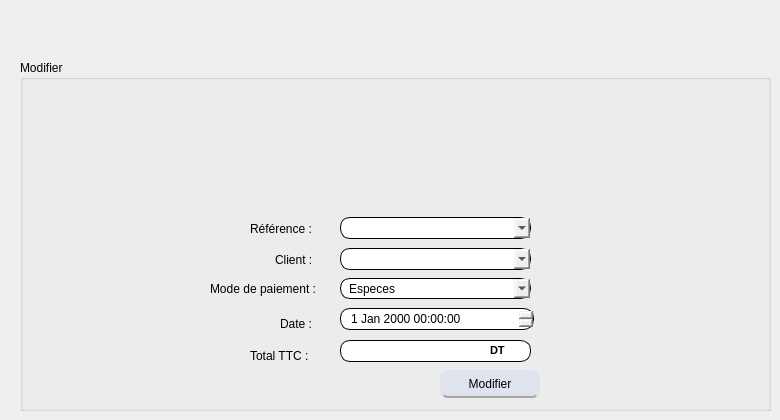
      <widget class="QWidget" name="tab_3">
       <attribute name="title">
        <string>Modifier les factures</string>
       </attribute>
       <widget class="QGroupBox" name="groupBox_5">
        <property name="geometry">
         <rect>
          <x>20</x>
          <y>60</y>
          <width>751</width>
          <height>351</height>
         </rect>
        </property>
        <property name="title">
         <string>Modifier</string>
        </property>
        <widget class="QLineEdit" name="modif_ttc_f">
         <property name="geometry">
          <rect>
           <x>320</x>
           <y>280</y>
           <width>191</width>
           <height>22</height>
          </rect>
         </property>
         <property name="styleSheet">
          <string notr="true">QLineEdit
{
 border-width: 1px;
border-style: solid;
border-color: black;
  border-radius: 10px;
padding:0 8;
}</string>
         </property>
        </widget>
        <widget class="QLabel" name="label_6">
         <property name="geometry">
          <rect>
           <x>230</x>
           <y>153</y>
           <width>71</width>
           <height>31</height>
          </rect>
         </property>
         <property name="text">
          <string>Référence :</string>
         </property>
        </widget>
        <widget class="QLabel" name="label_7">
         <property name="geometry">
          <rect>
           <x>260</x>
           <y>248</y>
           <width>41</width>
           <height>31</height>
          </rect>
         </property>
         <property name="text">
          <string>Date :</string>
         </property>
        </widget>
        <widget class="QLabel" name="label_8">
         <property name="geometry">
          <rect>
           <x>230</x>
           <y>280</y>
           <width>81</width>
           <height>31</height>
          </rect>
         </property>
         <property name="text">
          <string>Total TTC :</string>
         </property>
        </widget>
        <widget class="QPushButton" name="pb_modifier">
         <property name="geometry">
          <rect>
           <x>420</x>
           <y>310</y>
           <width>100</width>
           <height>28</height>
          </rect>
         </property>
         <property name="styleSheet">
          <string notr="true">QPushButton {
background: #dfe3ee;
border: 2px solid #dfe3ee;
border-bottom-color: #aaa5a5; /* same as the pane color */
border-top-left-radius: 7px;
border-top-right-radius: 7px;
min-width: 80px;
border-radius: 8px;
color: black;
font-size:12px;
font-family:Arial, Helvetica, sans-serif;


}
QPushButton:hover {
color:#fff;
background:#8b9dc3;
border: none;

}
</string>
         </property>
         <property name="text">
          <string>Modifier</string>
         </property>
        </widget>
        <widget class="QLabel" name="label_9">
         <property name="geometry">
          <rect>
           <x>350</x>
           <y>20</y>
           <width>111</width>
           <height>121</height>
          </rect>
         </property>
         <property name="text">
          <string/>
         </property>
         <property name="pixmap">
          <pixmap>img/modif..png</pixmap>
         </property>
         <property name="alignment">
          <set>Qt::AlignLeading|Qt::AlignLeft|Qt::AlignVCenter</set>
         </property>
         <property name="wordWrap">
          <bool>false</bool>
         </property>
         <property name="margin">
          <number>0</number>
         </property>
         <property name="textInteractionFlags">
          <set>Qt::LinksAccessibleByMouse</set>
         </property>
        </widget>
        <widget class="QComboBox" name="modif_box">
         <property name="geometry">
          <rect>
           <x>320</x>
           <y>157</y>
           <width>191</width>
           <height>22</height>
          </rect>
         </property>
         <property name="styleSheet">
          <string notr="true">QComboBox
{
 border-width: 1px;
border-style: solid;
border-color: black;
  border-radius: 10px;
padding:0 8;
}</string>
         </property>
        </widget>
        <widget class="QDateTimeEdit" name="modif_date_f_box">
         <property name="geometry">
          <rect>
           <x>320</x>
           <y>248</y>
           <width>194</width>
           <height>22</height>
          </rect>
         </property>
         <property name="styleSheet">
          <string notr="true">QDateTimeEdit
{
 border-width: 1px;
border-style: solid;
border-color: black;
  border-radius: 10px;
padding:0 8;
}</string>
         </property>
        </widget>
        <widget class="QLabel" name="label_13">
         <property name="geometry">
          <rect>
           <x>470</x>
           <y>270</y>
           <width>31</width>
           <height>41</height>
          </rect>
         </property>
         <property name="font">
          <font>
           <pointsize>8</pointsize>
           <weight>75</weight>
           <bold>true</bold>
          </font>
         </property>
         <property name="text">
          <string>DT</string>
         </property>
        </widget>
        <widget class="QLabel" name="label_15">
         <property name="geometry">
          <rect>
           <x>255</x>
           <y>189</y>
           <width>81</width>
           <height>21</height>
          </rect>
         </property>
         <property name="text">
          <string>Client :</string>
         </property>
        </widget>
        <widget class="QComboBox" name="modif_le_client">
         <property name="geometry">
          <rect>
           <x>320</x>
           <y>188</y>
           <width>191</width>
           <height>22</height>
          </rect>
         </property>
         <property name="styleSheet">
          <string notr="true">QComboBox
{
 border-width: 1px;
border-style: solid;
border-color: black;
  border-radius: 10px;
padding:0 8;
}</string>
         </property>
        </widget>
        <widget class="QLabel" name="label_17">
         <property name="geometry">
          <rect>
           <x>190</x>
           <y>218</y>
           <width>121</width>
           <height>21</height>
          </rect>
         </property>
         <property name="text">
          <string>Mode de paiement :</string>
         </property>
        </widget>
        <widget class="QComboBox" name="modif_le_mode_f">
         <property name="geometry">
          <rect>
           <x>320</x>
           <y>218</y>
           <width>191</width>
           <height>21</height>
          </rect>
         </property>
         <property name="styleSheet">
          <string notr="true">QComboBox
{
 border-width: 1px;
border-style: solid;
border-color: black;
  border-radius: 10px;
padding:0 8;
}</string>
         </property>
         <item>
          <property name="text">
           <string>Especes</string>
          </property>
         </item>
         <item>
          <property name="text">
           <string>Cheque</string>
          </property>
         </item>
         <item>
          <property name="text">
           <string>Carte bancaire</string>
          </property>
         </item>
        </widget>
       </widget>
       <widget class="QLabel" name="Lb_client">
        <property name="geometry">
         <rect>
          <x>550</x>
          <y>250</y>
          <width>181</width>
          <height>20</height>
         </rect>
        </property>
        <property name="font">
         <font>
          <family>Arial</family>
          <pointsize>-1</pointsize>
          <weight>75</weight>
          <bold>true</bold>
         </font>
        </property>
        <property name="contextMenuPolicy">
         <enum>Qt::PreventContextMenu</enum>
        </property>
        <property name="styleSheet">
         <string notr="true">QLabel {

color: green;
font-size:12px;
font-family:Arial, Helvetica, sans-serif;


}</string>
        </property>
        <property name="text">
         <string/>
        </property>
       </widget>
      </widget>
